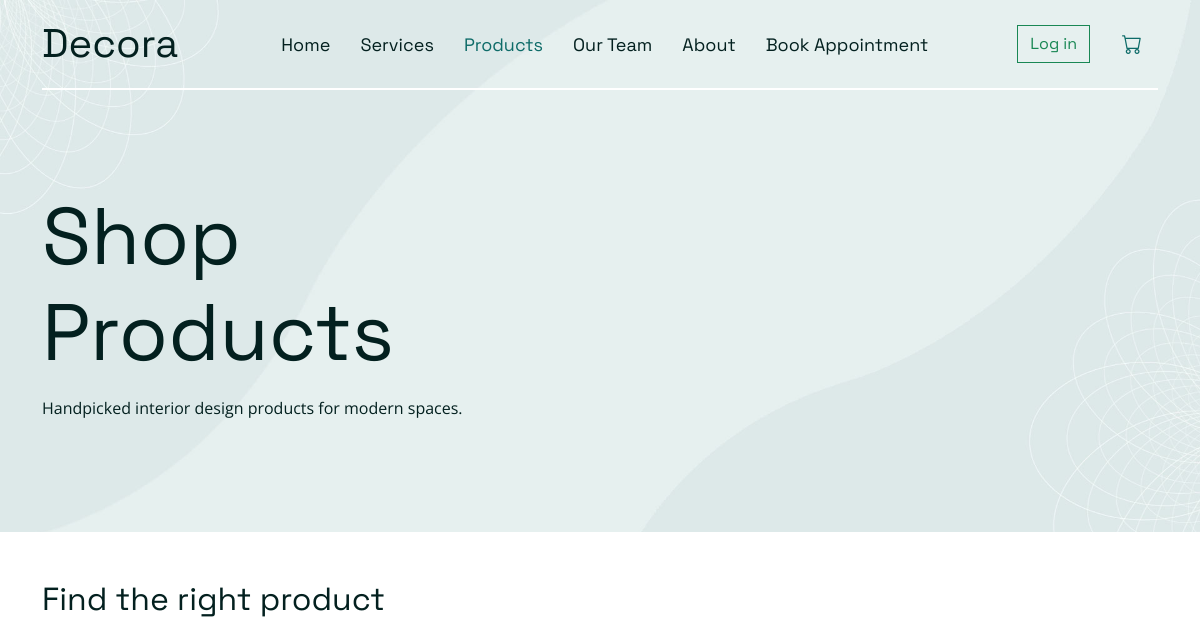
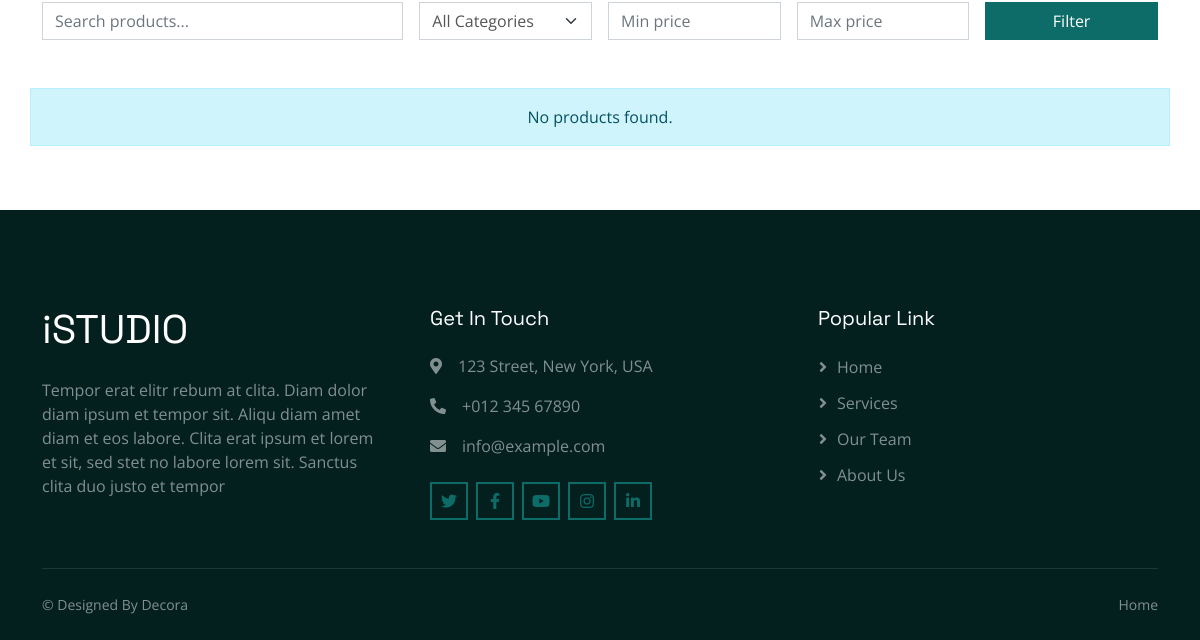
The page /products.php on the database as committed earlier (2 pictures, top to bottom).
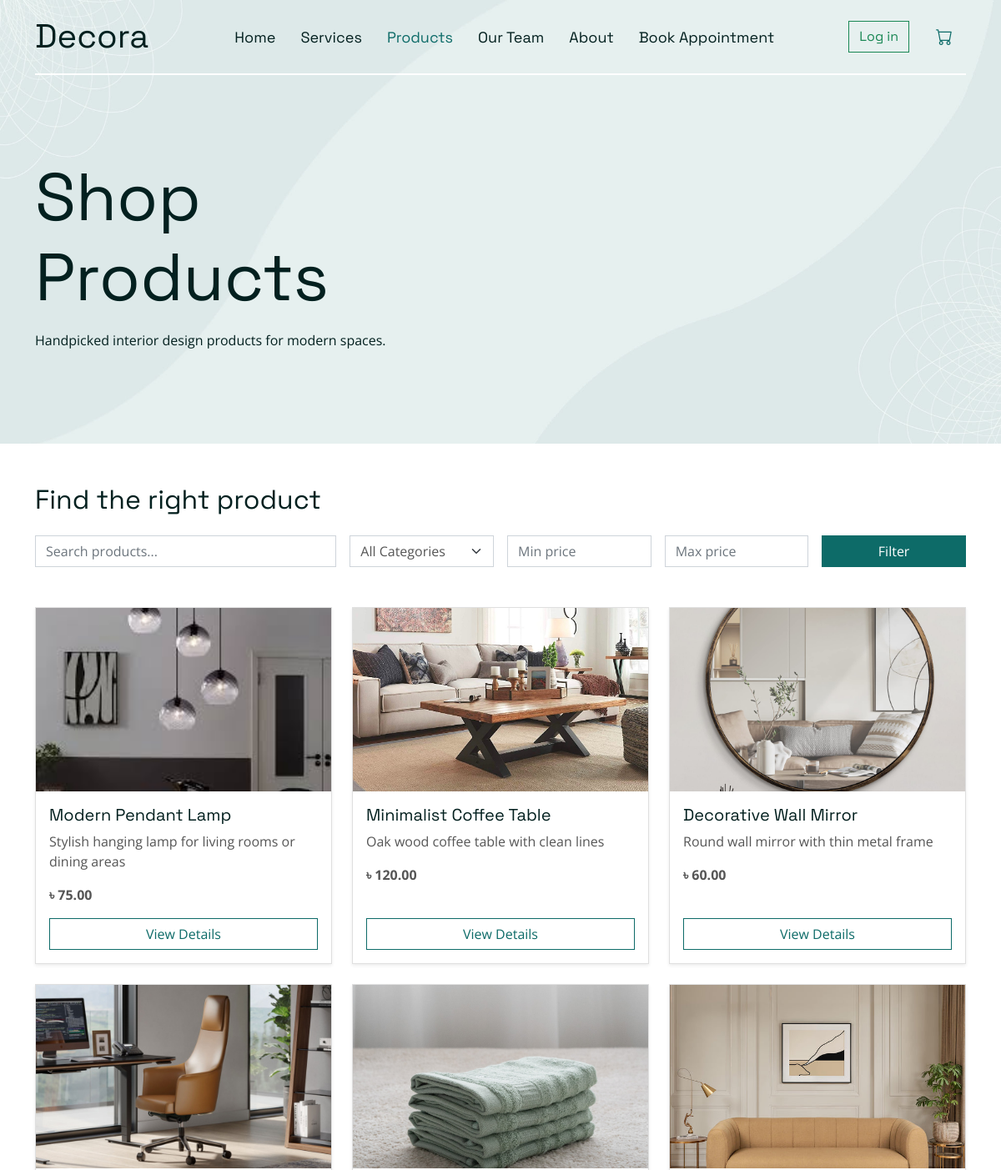
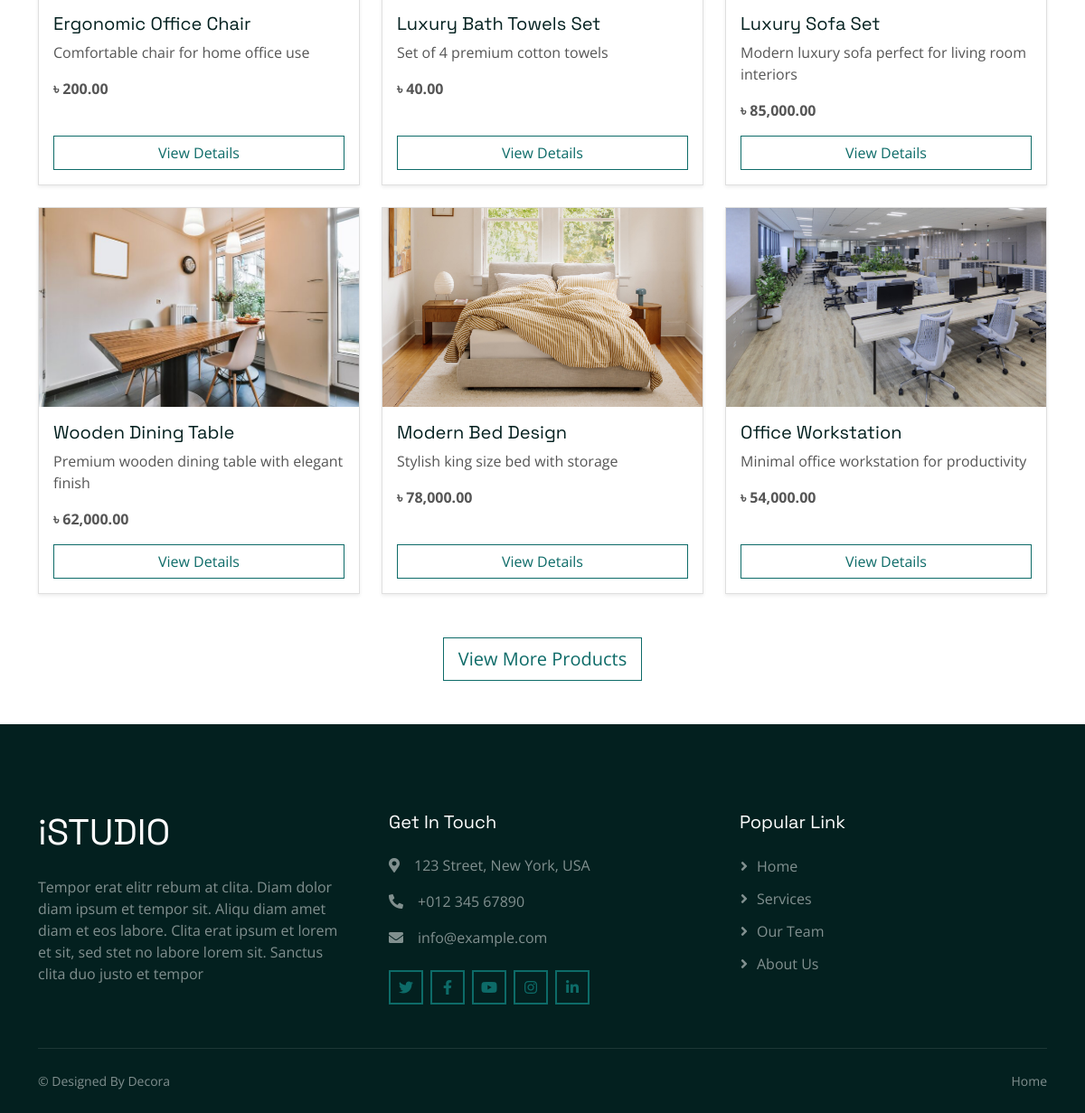
The same page on the database as committed later (2 pictures, top to bottom).
### tables this page shows
CREATE TABLE `products` (
  `id` int(11) NOT NULL,
  `product_name` varchar(255) NOT NULL,
  `description` text DEFAULT NULL,
  `category` varchar(100) DEFAULT NULL,
  `price` decimal(10,2) NOT NULL DEFAULT 0.00,
  `image_url` varchar(255) DEFAULT NULL,
  `created_at` datetime DEFAULT current_timestamp(),
  `updated_at` datetime DEFAULT current_timestamp() ON UPDATE current_timestamp()
);

### products.php (the view, shortened to what this page needs)
<?php
include_once('db.php');
$q = isset($_GET['q']) ? trim($_GET['q']) : '';
$min_price = isset($_GET['min']) ? trim($_GET['min']) : '';
$max_price = isset($_GET['max']) ? trim($_GET['max']) : '';
$page = isset($_GET['page']) && is_numeric($_GET['page']) ? (int)$_GET['page'] : 1;
$perPage = 9;
$limit = $page * $perPage;
$where = " WHERE 1=1 ";
$countSql = "SELECT COUNT(*) as total FROM products" . $where;
$totalResult = $mydb->query($countSql)->fetch_object();
$totalProducts = (int)$totalResult->total;
$sql = "
    SELECT *
    FROM products
    $where
    LIMIT $limit
";
$result = $mydb->query($sql);
?>
<!DOCTYPE html>
<html lang="en">
<head>
    <link href="https://cdnjs.cloudflare.com/ajax/libs/font-awesome/5.10.0/css/all.min.css" rel="stylesheet">
    <link href="https://cdn.jsdelivr.net/npm/bootstrap-icons@1.4.1/font/bootstrap-icons.css" rel="stylesheet">
    <link href="lib/animate/animate.min.css" rel="stylesheet">
    <link href="lib/owlcarousel/assets/owl.carousel.min.css" rel="stylesheet">
    <link href="css/bootstrap.min.css" rel="stylesheet">
    <link href="css/style.css" rel="stylesheet">
    <link href="css/my_style.css" rel="stylesheet">
</head>
<body>
<?php include("inc/nav.php"); ?>
<div class="container-fluid pb-5 bg-primary hero-header">
    <div class="container py-5">
        <div class="row align-items-center">
            <div class="col-lg-6 text-white">
                <h1 class="display-1">Shop Products</h1>
                <p class="mt-3 text-dark">Handpicked interior design products for modern spaces.</p>
            </div>
        </div>
    </div>
</div>
<div class="container py-5">
    <h2 class="mb-4">Find the right product</h2>
    <form class="row g-3 mb-5" method="GET">
        <div class="col-md-4">
            <input type="text" class="form-control" name="q" placeholder="Search products..." value="<?= htmlspecialchars($q) ?>">
        </div>
        <div class="col-md-2">
            <select name="category" class="form-select">
                <option value="">All Categories</option>
            </select>
        </div>
        <div class="col-md-2">
            <input type="number" step="0.01" class="form-control" name="min" placeholder="Min price" value="<?= htmlspecialchars($min_price) ?>">
        </div>
        <div class="col-md-2">
            <input type="number" step="0.01" class="form-control" name="max" placeholder="Max price" value="<?= htmlspecialchars($max_price) ?>">
        </div>
        <div class="col-md-2">
            <button class="btn btn-primary w-100">Filter</button>
        </div>
    </form>
    <div class="row g-4">
        <?php if ($result && $result->num_rows > 0): ?>
            <?php while ($prod = $result->fetch_object()): ?>
                <div class="col-md-6 col-lg-4">
                    <div class="card h-100 shadow-sm">
                        <img src="<?= $prod->image_url ?: 'img/no-image.png' ?>"
                             class="card-img-top"
                             style="height:220px;object-fit:cover;">
                        <div class="card-body d-flex flex-column">
                            <h5><?= htmlspecialchars($prod->product_name) ?></h5>
                            <p><?= htmlspecialchars($prod->description) ?></p>
                            <strong class="mb-3">৳ <?= number_format($prod->price,2) ?></strong>
                            <a href="product_details.php?id=<?= $prod->id ?>" class="btn btn-outline-primary mt-auto">
                                View Details
                            </a>
                        </div>
                    </div>
                </div>
            <?php endwhile; ?>
        <?php else: ?>
            <div class="alert alert-info text-center">No products found.</div>
        <?php endif; ?>
    </div>
    <?php if ($limit < $totalProducts): ?>
        <div class="text-center mt-5">
            <a class="btn btn-outline-primary btn-lg"
               href="?<?= http_build_query(array_merge($_GET, ['page' => $page + 1])) ?>">
                View More Products
            </a>
        </div>
    <?php endif; ?>
</div>
<?php include("inc/footer.php"); ?>
</body>
</html>

### inc/nav.php (shortened to what this page needs)
<?php
$current_page = basename($_SERVER['PHP_SELF']);
?>
<div class="container-fluid sticky-top">
    <div class="container">
        <nav class="navbar navbar-expand-lg navbar-light border-bottom border-2 border-white">
            <a href="index.php" class="navbar-brand">
                <h1 class="m-0">Decora</h1>
            </a>
            <div class="collapse navbar-collapse" id="navbarCollapse">
                <div class="navbar-nav mx-auto">
                    <a href="index.php" class="nav-item nav-link <?php if($current_page == 'index.php'){ echo 'active'; } ?>">Home</a>
                    <a href="service.php" class="nav-item nav-link <?php if($current_page == 'service.php'){ echo 'active'; } ?>">Services</a>
                    <a href="products.php" class="nav-item nav-link <?php if($current_page == 'products.php'){ echo 'active'; } ?>">Products</a>
                    <a href="professionals.php" class="nav-item nav-link <?php if($current_page == 'professionals.php'){ echo 'active'; } ?>">Our Team</a>
                    <a href="about.php" class="nav-item nav-link <?php if($current_page == 'about.php'){ echo 'active'; } ?>">About</a>
                    <a href="contact.php" class="nav-item nav-link <?php if($current_page == 'contact.php'){ echo 'active'; } ?>">Book Appointment</a>
                </div>
            </div>
            <div class="d-none d-lg-flex ms-3 align-items-center">
                <?php if (!isset($_SESSION["isvalid"])) { ?>
                    <a href="login.php" class="nav-link">
                        <button class="btn btn-outline-success">Log in</button>
                    </a>
                <?php } ?>
                <a href="cart.php" class="nav-item nav-link position-relative">
                    <i class="bi bi-cart fs-5"></i>
                </a>
            </div>
        </nav>
    </div>
</div>

### inc/footer.php
<div class="container-fluid bg-dark text-white-50 footer pt-5">
        <div class="container py-5">
            <div class="row g-5">
                <div class="col-md-6 col-lg-4 wow fadeIn" data-wow-delay="0.1s">
                    <a href="index.html" class="d-inline-block mb-3">
                        <h1 class="text-white">iSTUDIO</h1>
                    </a>
                    <p class="mb-0">Tempor erat elitr rebum at clita. Diam dolor diam ipsum et tempor sit. Aliqu diam
                        amet diam et eos labore. Clita erat ipsum et lorem et sit, sed stet no labore lorem sit. Sanctus
                        clita duo justo et tempor</p>
                </div>
                <div class="col-md-6 col-lg-4 wow fadeIn" data-wow-delay="0.3s">
                    <h5 class="text-white mb-4">Get In Touch</h5>
                    <p><i class="fa fa-map-marker-alt me-3"></i>123 Street, New York, USA</p>
                    <p><i class="fa fa-phone-alt me-3"></i>+012 345 67890</p>
                    <p><i class="fa fa-envelope me-3"></i>info@example.com</p>
                    <div class="d-flex pt-2">
                        <a class="btn btn-outline-primary btn-square border-2 me-2" href="#!"><i
                                class="fab fa-twitter"></i></a>
                        <a class="btn btn-outline-primary btn-square border-2 me-2" href="#!"><i
                                class="fab fa-facebook-f"></i></a>
                        <a class="btn btn-outline-primary btn-square border-2 me-2" href="#!"><i
                                class="fab fa-youtube"></i></a>
                        <a class="btn btn-outline-primary btn-square border-2 me-2" href="#!"><i
                                class="fab fa-instagram"></i></a>
                        <a class="btn btn-outline-primary btn-square border-2 me-2" href="#!"><i
                                class="fab fa-linkedin-in"></i></a>
                    </div>
                </div>
                <div class="col-md-6 col-lg-4 wow fadeIn" data-wow-delay="0.5s">
                    <h5 class="text-white mb-4">Popular Link</h5>
                    <a class="btn btn-link" href="#!">Home</a>
                    <a class="btn btn-link" href="#!">Services</a>
                    <a class="btn btn-link" href="#!">Our Team</a>
                    <a class="btn btn-link" href="#!">About Us</a>
                </div>
            </div>
        </div>
        <div class="container wow fadeIn" data-wow-delay="0.1s">
            <div class="copyright">
                <div class="row">
                    <div class="col-md-6 text-center text-md-start mb-3 mb-md-0">
                        &copy;
                       Designed By Decora
                    </div>
                    <div class="col-md-6 text-center text-md-end">
                        <div class="footer-menu">
                            <a href="index.php">Home</a>
                        </div>
                    </div>
                </div>
            </div>
        </div>
    </div>

### css/style.css (style rules this page uses)
.btn { transition: .5s; }
.btn-square { width: 38px; height: 38px; }
.btn-square, .btn-sm-square, .btn-lg-square { padding: 0; display: flex; align-items: center; justify-content: center; font-weight: normal; }
.sticky-top { top: -150px; transition: .5s; }
.navbar { padding: 15px 0; font-family: "Space Grotesk", sans-serif; font-size: 18px; }
.navbar .navbar-nav .nav-link { margin-left: 30px; padding: 0; outline: none; color: var(--bs-dark); }
.navbar .navbar-nav .nav-link:hover, .navbar .navbar-nav .nav-link.active { color: var(--bs-primary) }
.hero-header { margin-top: -100px; padding-top: 150px; background: url(../img/hero-bg.jpg) top center no-repeat; background-size: cover; }
.footer .btn.btn-link { display: block; margin-bottom: 10px; padding: 0; text-align: left; color: rgba(255,255,255,.5); font-weight: normal; transition: .3s; }
.footer .btn.btn-link::before { position: relative; content: "\f105"; font-family: "Font Awesome 5 Free"; font-weight: 900; margin-right: 10px; }
.footer .copyright { padding: 25px 0; font-size: 14px; border-top: 1px solid rgba(256, 256, 256, .1); }
.footer .copyright a { color: rgba(255,255,255,.5); }
.footer .footer-menu a { margin-right: 15px; padding-right: 15px; border-right: 1px solid rgba(255, 255, 255, .1); }
.footer .footer-menu a:last-child { margin-right: 0; padding-right: 0; border-right: none; }

Rows that differ between the two databases and show on the page:
added products: image_url (picture), product_name "Modern Pendant Lamp", description "Stylish hanging lamp for living rooms or dining areas", price "75.00"
added products: image_url (picture), product_name "Minimalist Coffee Table", description "Oak wood coffee table with clean lines", price "120.00"
added products: image_url (picture), product_name "Decorative Wall Mirror", description "Round wall mirror with thin metal frame", price "60.00"
added products: image_url (picture), product_name "Ergonomic Office Chair", description "Comfortable chair for home office use", price "200.00"
added products: image_url (picture), product_name "Luxury Bath Towels Set", description "Set of 4 premium cotton towels", price "40.00"
added products: image_url (picture), product_name "Luxury Sofa Set", description "Modern luxury sofa perfect for living room interiors", price "85,000.00"
added products: image_url (picture), product_name "Wooden Dining Table", description "Premium wooden dining table with elegant finish", price "62,000.00"
added products: image_url (picture), product_name "Modern Bed Design", description "Stylish king size bed with storage", price "78,000.00"
added products: image_url (picture), product_name "Office Workstation", description "Minimal office workstation for productivity", price "54,000.00"
Other text that changed with them:
text no longer shown: "No products found."
text now shown: "View More Products"
